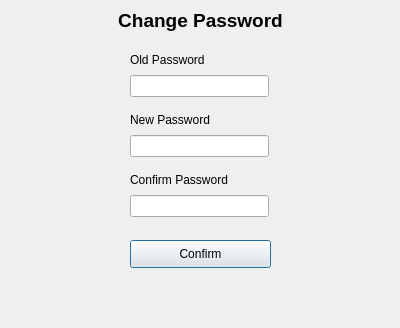
<?xml version="1.0" encoding="UTF-8"?>
<ui version="4.0">
 <class>DialogChangePassword</class>
 <widget class="QDialog" name="DialogChangePassword">
  <property name="geometry">
   <rect>
    <x>0</x>
    <y>0</y>
    <width>400</width>
    <height>328</height>
   </rect>
  </property>
  <property name="windowTitle">
   <string>Change Password</string>
  </property>
  <widget class="QPushButton" name="pbConfirm">
   <property name="geometry">
    <rect>
     <x>130</x>
     <y>240</y>
     <width>141</width>
     <height>28</height>
    </rect>
   </property>
   <property name="text">
    <string>Confirm</string>
   </property>
  </widget>
  <widget class="QLabel" name="label_4">
   <property name="geometry">
    <rect>
     <x>0</x>
     <y>0</y>
     <width>401</width>
     <height>41</height>
    </rect>
   </property>
   <property name="font">
    <font>
     <pointsize>14</pointsize>
     <weight>75</weight>
     <bold>true</bold>
    </font>
   </property>
   <property name="text">
    <string>Change Password</string>
   </property>
   <property name="alignment">
    <set>Qt::AlignCenter</set>
   </property>
  </widget>
  <widget class="QLabel" name="labelMessage">
   <property name="geometry">
    <rect>
     <x>-6</x>
     <y>280</y>
     <width>411</width>
     <height>20</height>
    </rect>
   </property>
   <property name="text">
    <string/>
   </property>
   <property name="alignment">
    <set>Qt::AlignCenter</set>
   </property>
  </widget>
  <widget class="QWidget" name="layoutWidget">
   <property name="geometry">
    <rect>
     <x>130</x>
     <y>50</y>
     <width>139</width>
     <height>47</height>
    </rect>
   </property>
   <layout class="QVBoxLayout" name="verticalLayout">
    <item>
     <widget class="QLabel" name="label">
      <property name="text">
       <string>Old Password</string>
      </property>
     </widget>
    </item>
    <item>
     <widget class="QLineEdit" name="leOldPassword">
      <property name="echoMode">
       <enum>QLineEdit::Password</enum>
      </property>
     </widget>
    </item>
   </layout>
  </widget>
  <widget class="QWidget" name="layoutWidget">
   <property name="geometry">
    <rect>
     <x>130</x>
     <y>110</y>
     <width>139</width>
     <height>47</height>
    </rect>
   </property>
   <layout class="QVBoxLayout" name="verticalLayout_2">
    <item>
     <widget class="QLabel" name="label_2">
      <property name="text">
       <string>New Password</string>
      </property>
     </widget>
    </item>
    <item>
     <widget class="QLineEdit" name="leNewPassword">
      <property name="echoMode">
       <enum>QLineEdit::Password</enum>
      </property>
     </widget>
    </item>
   </layout>
  </widget>
  <widget class="QWidget" name="layoutWidget">
   <property name="geometry">
    <rect>
     <x>130</x>
     <y>170</y>
     <width>139</width>
     <height>47</height>
    </rect>
   </property>
   <layout class="QVBoxLayout" name="verticalLayout_3">
    <item>
     <widget class="QLabel" name="label_3">
      <property name="text">
       <string>Confirm Password</string>
      </property>
     </widget>
    </item>
    <item>
     <widget class="QLineEdit" name="leConfirmPassowrd">
      <property name="echoMode">
       <enum>QLineEdit::Password</enum>
      </property>
     </widget>
    </item>
   </layout>
  </widget>
 </widget>
 <resources/>
 <connections/>
</ui>
